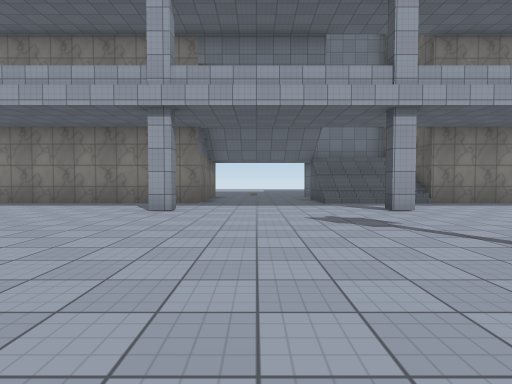
[1] (above)

18 first-person views from a walk through a Unity game level. The camera is 1.3 m above the floor, tilts 2° down and sees 80° across. The floor is counted in squares, 2 m on a side. Each view is taken from the middle of a square. On the plan, view 1 faces up. The plan holds only what a view shows up to about 10 squares ahead; the rest is blank. The place goes on beyond the plan. Surface patterns are stand-ins for the level's own textures.

[2]
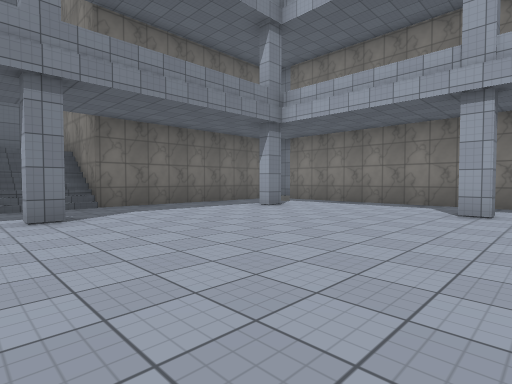

[3]
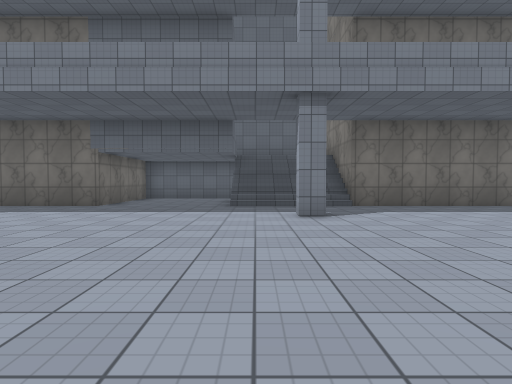

[4]
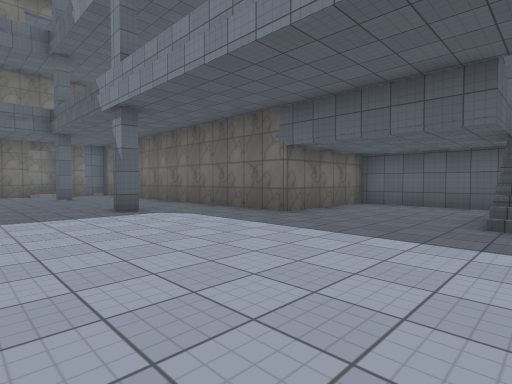

[5]
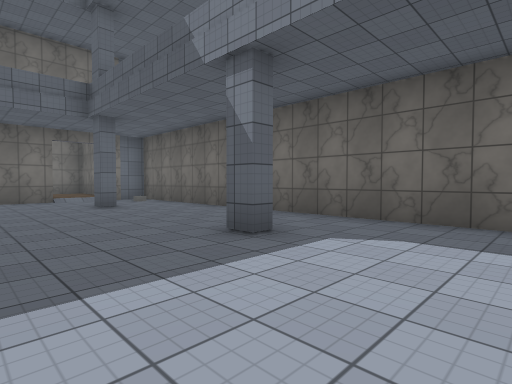

[6]
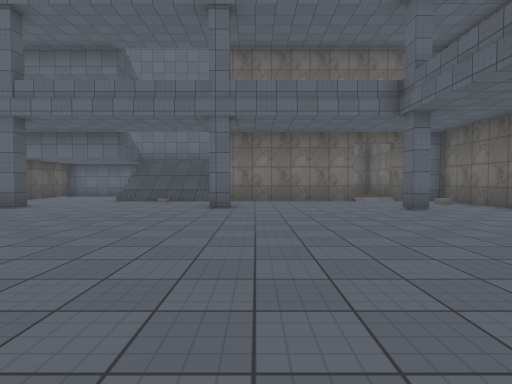

[7]
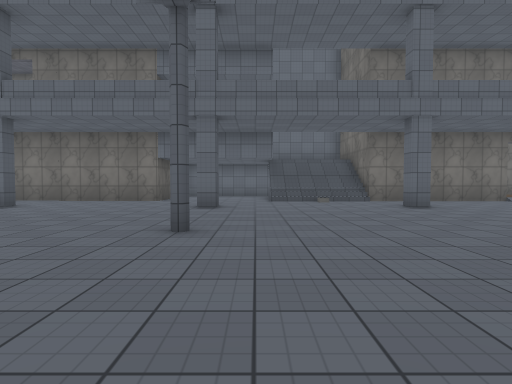

[8]
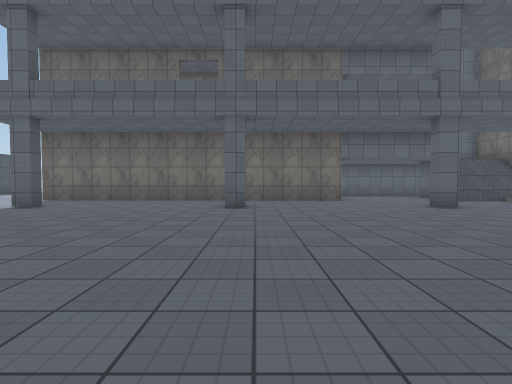

[9]
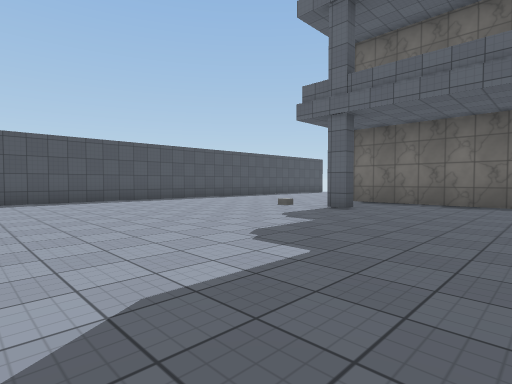

[10]
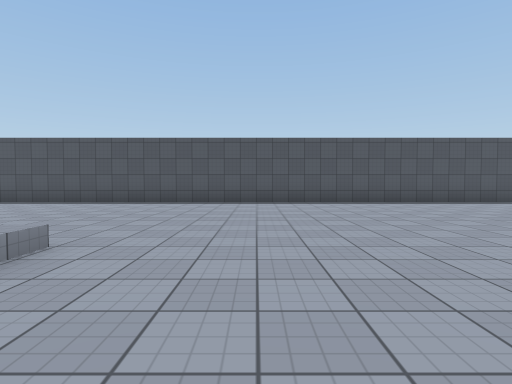

[11]
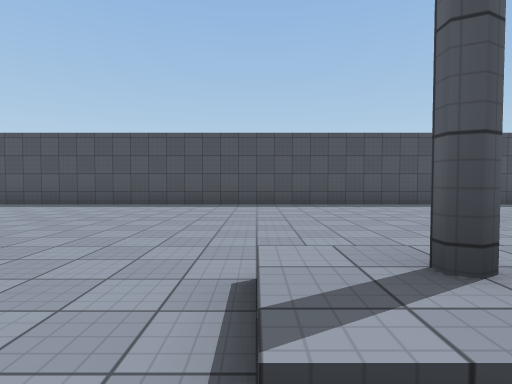

[12]
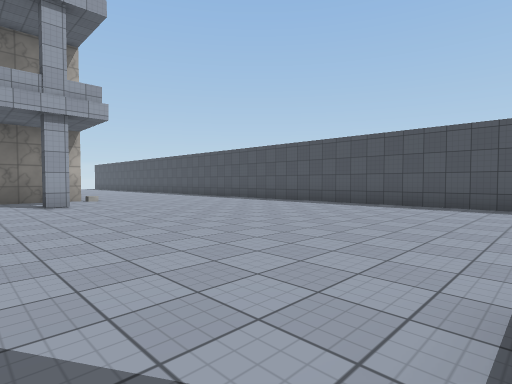

[13]
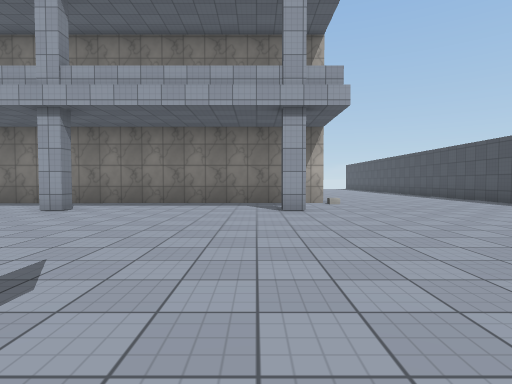

[14]
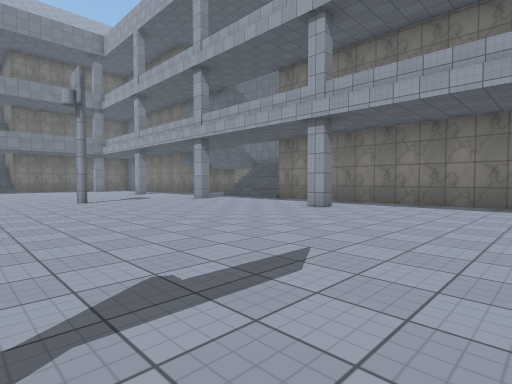

[15]
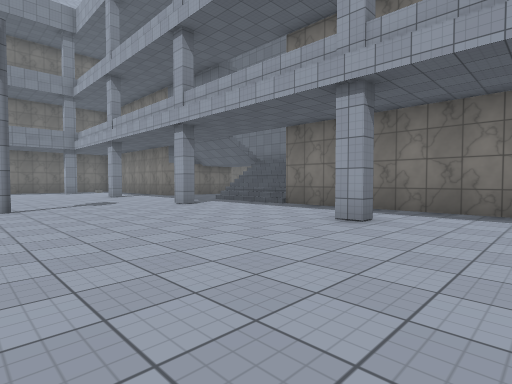

[16]
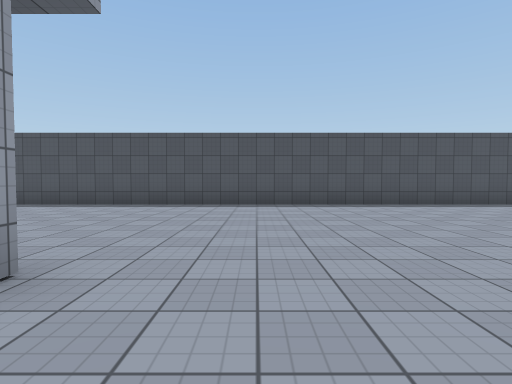

[17]
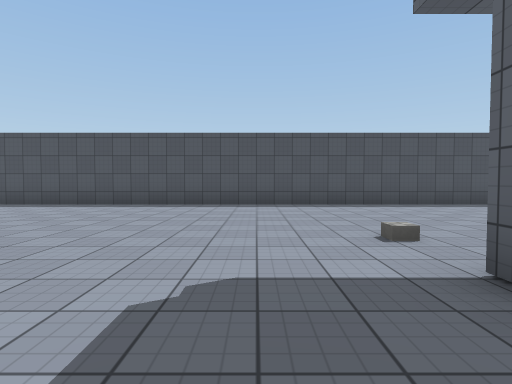

[18]
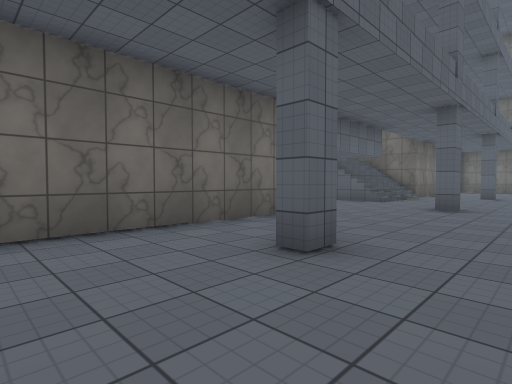

### Floor plan
Key: @ floor where view 1 was taken; # wall or solid block; . floor; / step, stairs or slope.
Columns run from 13 left of view 1 to 21 right of it. Each row starts with its distance up from view 1.
 10            #.../// #         .....#
  9      #######...////##########.....#
  8       ............................#
  7     #......#....#....#.....#......#
  6     #.#...........................#
  5     #.............................#
  4     #.............................#
  3   ###...........#.................#
  2   ///.............................#
  1   ///.#...........................#
  0   ///........@       .............#
 -1 #...........             .........#
 -2 #..........              .//......#
 -3 #.........                #/......#
 -4 ##........                //......#
 -5  ####......    .     .   .........#
 -6     #.......  ...   ..............#
 -7     #.#........... ...............#
 -8     #.............................#
 -9     #...........#.................#
-10     #.............................#
-11     #.............................#
-12     #.#...........................#
-13     #......#....#....#.....#......#
-14     #.............................#
-15     ##/#####///....########## ....#

Positions as (right, up) in squares from view 1, and headings:
1: (0, 0), facing up
2: (-1, 0), facing up-left
3: (-1, 0), facing left
4: (-4, 0), facing down-left
5: (-4, -4), facing down-left
6: (-3, -5), facing down
7: (2, -5), facing down
8: (8, -5), facing down
9: (10, -6), facing down-right
10: (11, -6), facing right
11: (12, -2), facing right
12: (12, -2), facing up-right
13: (13, 0), facing up
14: (13, 0), facing up-left
15: (11, 2), facing up-left
16: (12, 5), facing right
17: (12, -11), facing right
18: (11, -11), facing down-left
